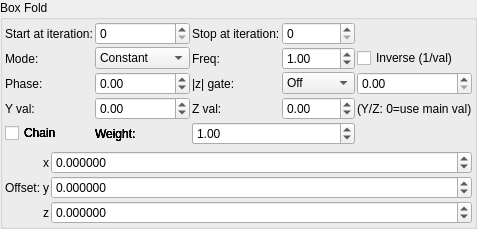
    <widget class="QGroupBox" name="groupBox">
     <property name="title">
      <string>Box Fold</string>
     </property>
     <layout class="QVBoxLayout" name="verticalLayout_3">
      <property name="leftMargin">
       <number>2</number>
      </property>
      <property name="topMargin">
       <number>2</number>
      </property>
      <property name="rightMargin">
       <number>2</number>
      </property>
      <property name="bottomMargin">
       <number>2</number>
      </property>
      <item>
       <layout class="QGridLayout" name="gridLayout_79">
        <property name="spacing">
         <number>2</number>
        </property>
        <item row="0" column="3">
         <widget class="MySpinBox" name="spinboxInt_transf_multiplier_stop_iter_1">
          <property name="sizePolicy">
           <sizepolicy hsizetype="Preferred" vsizetype="Maximum">
            <horstretch>0</horstretch>
            <verstretch>0</verstretch>
           </sizepolicy>
          </property>
          <property name="maximum">
           <number>999</number>
          </property>
         </widget>
        </item>
      <item row="1" column="0">
       <widget class="QLabel"><property name="text"><string>Mode:</string></property></widget>
      </item>
      <item row="1" column="1">
       <widget class="MyComboBox" name="comboBox_transf_multiplier_value_mode_1">
        <item><property name="text"><string notr="true">Constant</string></property></item>
        <item><property name="text"><string notr="true">Sine</string></property></item>
        <item><property name="text"><string notr="true">Ramp</string></property></item>
        <item><property name="text"><string notr="true">Exponential</string></property></item>
        <item><property name="text"><string notr="true">Triangle</string></property></item>
        <item><property name="text"><string notr="true">Square</string></property></item>
        <item><property name="text"><string notr="true">Smoothstep</string></property></item>
        <item><property name="text"><string notr="true">Noise</string></property></item>
        <item><property name="text"><string notr="true">Ping-pong</string></property></item>
        <item><property name="text"><string notr="true">Stepped</string></property></item>
       </widget>
      </item>
      <item row="1" column="2">
       <widget class="QLabel"><property name="text"><string>Freq:</string></property></widget>
      </item>
      <item row="1" column="3">
       <widget class="MyDoubleSpinBox" name="spinbox_transf_multiplier_frequency_1">
        <property name="minimum"><double>0.01</double></property><property name="maximum"><double>100.0</double></property>
        <property name="singleStep"><double>0.1</double></property><property name="value"><double>1.0</double></property>
       </widget>
      </item>
      <item row="1" column="4" colspan="2">
       <widget class="MyCheckBox" name="checkBox_transf_multiplier_inverse_1">
        <property name="text"><string>Inverse (1/val)</string></property>
       </widget>
      </item>
      <item row="2" column="0">
       <widget class="QLabel"><property name="text"><string>Phase:</string></property></widget>
      </item>
      <item row="2" column="1">
       <widget class="MyDoubleSpinBox" name="spinbox_transf_multiplier_phase_1">
        <property name="minimum"><double>-10.0</double></property><property name="maximum"><double>10.0</double></property>
        <property name="singleStep"><double>0.1</double></property><property name="value"><double>0.0</double></property>
       </widget>
      </item>
      <item row="2" column="2">
       <widget class="QLabel"><property name="text"><string>|z| gate:</string></property></widget>
      </item>
      <item row="2" column="3">
       <widget class="MyComboBox" name="comboBox_transf_multiplier_threshold_mode_1">
        <item><property name="text"><string notr="true">Off</string></property></item>
        <item><property name="text"><string notr="true">&gt; thresh</string></property></item>
        <item><property name="text"><string notr="true">&lt; thresh</string></property></item>
       </widget>
      </item>
      <item row="2" column="4" colspan="2">
       <widget class="MyDoubleSpinBox" name="spinbox_transf_multiplier_threshold_1">
        <property name="minimum"><double>0.0</double></property><property name="maximum"><double>1000.0</double></property>
        <property name="singleStep"><double>0.1</double></property><property name="value"><double>0.0</double></property>
       </widget>
      </item>
      <item row="3" column="0">
       <widget class="QLabel"><property name="text"><string>Y val:</string></property></widget>
      </item>
      <item row="3" column="1">
       <widget class="MyDoubleSpinBox" name="spinbox_transf_multiplier_scale_y_1">
        <property name="minimum"><double>-100.0</double></property><property name="maximum"><double>100.0</double></property>
        <property name="singleStep"><double>0.01</double></property><property name="value"><double>0.0</double></property>
       </widget>
      </item>
      <item row="3" column="2">
       <widget class="QLabel"><property name="text"><string>Z val:</string></property></widget>
      </item>
      <item row="3" column="3">
       <widget class="MyDoubleSpinBox" name="spinbox_transf_multiplier_scale_z_1">
        <property name="minimum"><double>-100.0</double></property><property name="maximum"><double>100.0</double></property>
        <property name="singleStep"><double>0.01</double></property><property name="value"><double>0.0</double></property>
       </widget>
      </item>
      <item row="3" column="4" colspan="2">
       <widget class="QLabel"><property name="text"><string notr="true">(Y/Z: 0=use main val)</string></property></widget>
      </item>
      <item row="4" column="0">
       <widget class="MyCheckBox" name="checkBox_transf_multiplier_chain_5">
        <property name="text"><string>Chain</string></property>
       </widget>
      </item>
      <item row="4" column="1">
       <widget class="QLabel"><property name="text"><string>Weight:</string></property></widget>
      </item>
      <item row="4" column="2" colspan="2">
       <widget class="MyDoubleSpinBox" name="spinbox_transf_multiplier_weight_5">
        <property name="minimum"><double>0.0</double></property><property name="maximum"><double>10.0</double></property>
        <property name="singleStep"><double>0.1</double></property><property name="value"><double>1.0</double></property>
       </widget>
      </item>
      <item row="4" column="0">
       <widget class="MyCheckBox" name="checkBox_transf_multiplier_chain_4">
        <property name="text"><string>Chain</string></property>
       </widget>
      </item>
      <item row="4" column="1">
       <widget class="QLabel"><property name="text"><string>Weight:</string></property></widget>
      </item>
      <item row="4" column="2" colspan="2">
       <widget class="MyDoubleSpinBox" name="spinbox_transf_multiplier_weight_4">
        <property name="minimum"><double>0.0</double></property><property name="maximum"><double>10.0</double></property>
        <property name="singleStep"><double>0.1</double></property><property name="value"><double>1.0</double></property>
       </widget>
      </item>
      <item row="4" column="0">
       <widget class="MyCheckBox" name="checkBox_transf_multiplier_chain_3">
        <property name="text"><string>Chain</string></property>
       </widget>
      </item>
      <item row="4" column="1">
       <widget class="QLabel"><property name="text"><string>Weight:</string></property></widget>
      </item>
      <item row="4" column="2" colspan="2">
       <widget class="MyDoubleSpinBox" name="spinbox_transf_multiplier_weight_3">
        <property name="minimum"><double>0.0</double></property><property name="maximum"><double>10.0</double></property>
        <property name="singleStep"><double>0.1</double></property><property name="value"><double>1.0</double></property>
       </widget>
      </item>
      <item row="4" column="0">
       <widget class="MyCheckBox" name="checkBox_transf_multiplier_chain_2">
        <property name="text"><string>Chain</string></property>
       </widget>
      </item>
      <item row="4" column="1">
       <widget class="QLabel"><property name="text"><string>Weight:</string></property></widget>
      </item>
      <item row="4" column="2" colspan="2">
       <widget class="MyDoubleSpinBox" name="spinbox_transf_multiplier_weight_2">
        <property name="minimum"><double>0.0</double></property><property name="maximum"><double>10.0</double></property>
        <property name="singleStep"><double>0.1</double></property><property name="value"><double>1.0</double></property>
       </widget>
      </item>
      <item row="4" column="0">
       <widget class="MyCheckBox" name="checkBox_transf_multiplier_chain_1">
        <property name="text"><string>Chain</string></property>
       </widget>
      </item>
      <item row="4" column="1">
       <widget class="QLabel"><property name="text"><string>Weight:</string></property></widget>
      </item>
      <item row="4" column="2" colspan="2">
       <widget class="MyDoubleSpinBox" name="spinbox_transf_multiplier_weight_1">
        <property name="minimum"><double>0.0</double></property><property name="maximum"><double>10.0</double></property>
        <property name="singleStep"><double>0.1</double></property><property name="value"><double>1.0</double></property>
       </widget>
      </item>
        <item row="0" column="1">
         <widget class="MySpinBox" name="spinboxInt_transf_multiplier_start_iter_1">
          <property name="sizePolicy">
           <sizepolicy hsizetype="Minimum" vsizetype="Maximum">
            <horstretch>0</horstretch>
            <verstretch>0</verstretch>
           </sizepolicy>
          </property>
          <property name="minimum">
           <number>0</number>
          </property>
          <property name="maximum">
           <number>999</number>
          </property>
          <property name="value">
           <number>0</number>
          </property>
         </widget>
        </item>
        <item row="0" column="0">
         <widget class="QLabel" name="label_71">
          <property name="text">
           <string>Start at iteration:</string>
          </property>
         </widget>
        </item>
        <item row="0" column="2">
         <widget class="QLabel" name="label_51">
          <property name="text">
           <string>Stop at iteration:</string>
          </property>
         </widget>
        </item>
       </layout>
      </item>
      <item>
       <layout class="QGridLayout" name="gridLayout_64" columnstretch="0,0,0,1">
        <property name="spacing">
         <number>2</number>
        </property>
        <item row="3" column="2">
         <widget class="QLabel" name="label_124">
          <property name="text">
           <string notr="true">z</string>
          </property>
         </widget>
        </item>
        <item row="1" column="2">
         <widget class="QLabel" name="label_123">
          <property name="text">
           <string notr="true">x</string>
          </property>
         </widget>
        </item>
        <item row="1" column="3">
         <widget class="MyDoubleSpinBox" name="spinbox3_transf_addition_constant_111_x">
          <property name="sizePolicy">
           <sizepolicy hsizetype="Minimum" vsizetype="Maximum">
            <horstretch>0</horstretch>
            <verstretch>0</verstretch>
           </sizepolicy>
          </property>
          <property name="prefix">
           <string/>
          </property>
          <property name="decimals">
           <number>6</number>
          </property>
          <property name="minimum">
           <double>-99.989999999999995</double>
          </property>
          <property name="singleStep">
           <double>0.100000000000000</double>
          </property>
         </widget>
        </item>
        <item row="2" column="3">
         <widget class="MyDoubleSpinBox" name="spinbox3_transf_addition_constant_111_y">
          <property name="sizePolicy">
           <sizepolicy hsizetype="Minimum" vsizetype="Maximum">
            <horstretch>0</horstretch>
            <verstretch>0</verstretch>
           </sizepolicy>
          </property>
          <property name="decimals">
           <number>6</number>
          </property>
          <property name="minimum">
           <double>-99.989999999999995</double>
          </property>
          <property name="maximum">
           <double>99.989999999999995</double>
          </property>
          <property name="singleStep">
           <double>0.100000000000000</double>
          </property>
         </widget>
        </item>
        <item row="2" column="2">
         <widget class="QLabel" name="label_122">
          <property name="text">
           <string notr="true">y</string>
          </property>
         </widget>
        </item>
        <item row="3" column="3">
         <widget class="MyDoubleSpinBox" name="spinbox3_transf_addition_constant_111_z">
          <property name="sizePolicy">
           <sizepolicy hsizetype="Minimum" vsizetype="Maximum">
            <horstretch>0</horstretch>
            <verstretch>0</verstretch>
           </sizepolicy>
          </property>
          <property name="decimals">
           <number>6</number>
          </property>
          <property name="minimum">
           <double>-99.989999999999995</double>
          </property>
          <property name="maximum">
           <double>99.989999999999995</double>
          </property>
          <property name="singleStep">
           <double>0.100000000000000</double>
          </property>
         </widget>
        </item>
        <item row="2" column="1">
         <widget class="QLabel" name="label_257">
          <property name="text">
           <string>Offset:</string>
          </property>
         </widget>
        </item>
       </layout>
      </item>
     </layout>
    </widget>
